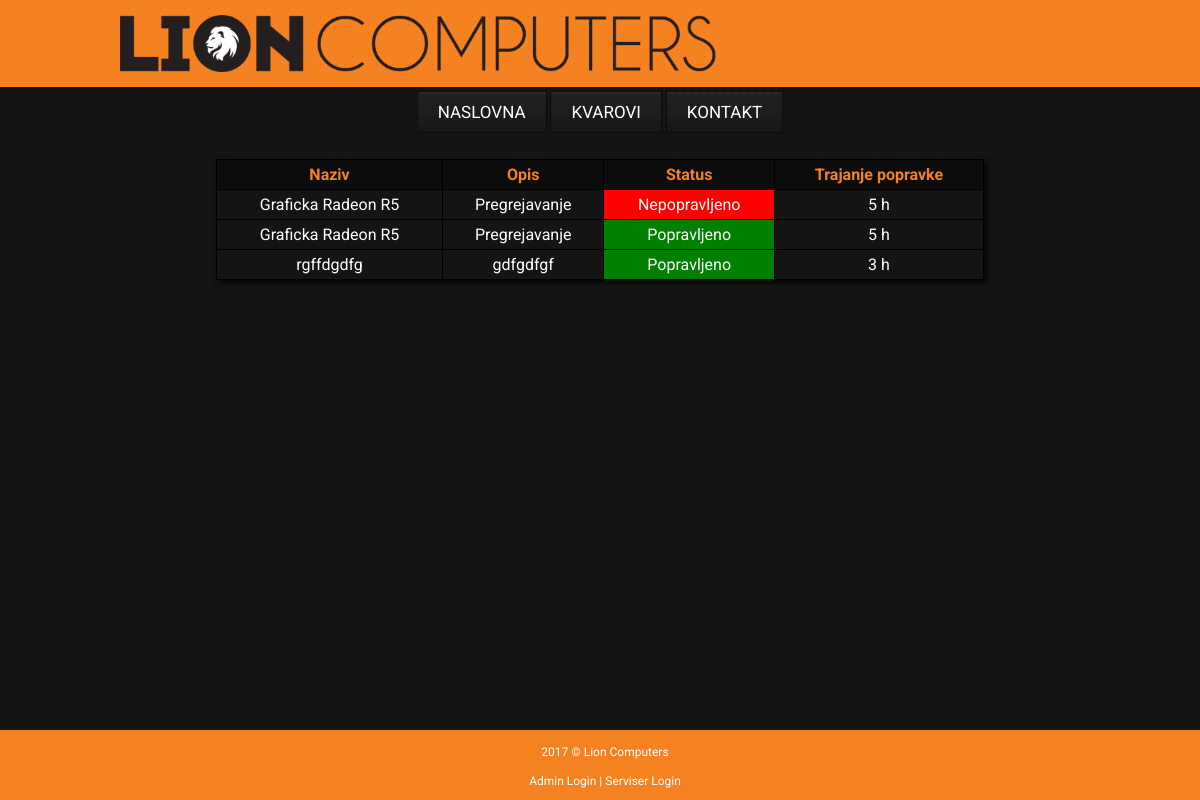
Page /pret-rez.php on the committed database.
### tables this page shows
CREATE TABLE `kvarovi` (
  `id` int(11) NOT NULL AUTO_INCREMENT,
  `naziv` varchar(45) DEFAULT NULL,
  `opis` varchar(45) DEFAULT NULL,
  `vreme` int(11) DEFAULT NULL,
  `status` varchar(45) DEFAULT NULL,
  `cenapop` int(11) DEFAULT NULL,
  PRIMARY KEY (`id`),
  UNIQUE KEY `id_UNIQUE` (`id`)
);

### pret-rez.php (the view, shortened to what this page needs)
<!DOCTYPE html>
<html>
	<head>
		<link rel="stylesheet" type="text/css" href="stilovi.css"/>
	</head>
	<body>
		<div class="container">
			<div class="header">
				<div class="logo-area">
					<a href="index.php"><img src="slike/logo.png" alt="Lion Computers"></a>
				</div>
			</div>
			<div class="content">
				<?php
					if(isset($_SESSION['adminUser'])){
						require_once('menu-admin.php');
					}else if(isset($_SESSION['serviserUser'])){
						require_once('menu-serviser.php');
					}else {
						require_once('menu.php');
					}
					include("konekcija.php");
					$searchNaziv = $_POST['pretrazi'];
					$searchNaziv = addslashes($searchNaziv);
					$sql="SELECT * FROM kvarovi WHERE naziv LIKE '%".$searchNaziv."%'";
					$result=mysqli_query($conn, $sql);
					echo "<table><tr class='tdhead'><td>Naziv</td><td>Opis</td><td>Status</td><td>Trajanje popravke</td></tr>";
					while($red=mysqli_fetch_array($result)) {
						$naziv = $red['naziv'];
						$opis = $red['opis'];
						$status = $red['status'];
						$vreme = $red['vreme'];
						echo "<tr>";
						echo "<td>$naziv</td>";
						echo "<td>$opis</td>";
						if($status == "Nepopravljeno"){
							echo "<td class='nep'>$status</td>";
						}else{
							echo "<td class='pop'>$status</td>";
						}
						echo "<td>$vreme h</td>";
					}
					echo "</tr>";
					echo "</table>";
				?>
			</div>
			<div class="footer">
				<p class="cr">2017 &copy; Lion Computers</p>
				<p class="links">
					<a href="admin-login.php">Admin Login</a>
					 |
					<a href="serviser-login.php">Serviser Login</a>
				</p>
			</div>
		</div>
	</body>
</html>

### stilovi.css (style rules this page uses)
html { height: 100%; box-sizing: border-box; }
body { background: url("slike/pattern-black.png") top right repeat; margin: 0; padding: 0; min-height: 100%; position: relative; }
.header { background: url("slike/pattern-orange.png") top right repeat; width: 100%; height: 87px; margin: 0 0 15px 0; }
.logo-area { width: 960px; height: 87px; margin: 0 auto; }
.logo-area img { margin: 15px 0; height: 57px; }
.container { height: 100%; min-height: 100%; }
.content { width: 960px; font-family: 'Roboto', sans-serif; height: 100%; padding-bottom: 60px; margin: 0 auto; }
.content table { border-collapse: collapse; border: 1px solid black; color: #fff; background: #141414; text-align: center; margin: 0 auto; width: 80%; -webkit-box-shadow: 3px 3px 5px 0px rgba(0,0,0,0.75); -moz-box-shadow: 3px 3px 5px 0px rgba(0,0,0,0.75); box-shadow: 3px 3px 5px 0px rgba(0,0,0,0.75); }
.content table td { padding: 5px; border: 1px solid black; background: #141414; }
.content table .tdhead td { font-weight: bold; color: #f58220; background: #0c0c0c; }
.content table .nep { background: red; }
.content table .pop { background: green; }
.footer { position: absolute; width: 100%; height: 60px; right: 0; bottom: 0; left: 0; background: url("slike/pattern-orange.png") top right repeat; font-family: 'Roboto', sans-serif; text-align: center; padding: 5px; }
.footer p { color: #fff; font-size: 12px; margin: 5px; padding: 5px; }
.footer a { color: #fff; text-decoration: none; }

### rows in the picture
kvarovi: naziv "Graficka Radeon R5", opis "Pregrejavanje", status "Nepopravljeno", vreme "5"
kvarovi: naziv "Graficka Radeon R5", opis "Pregrejavanje", status "Popravljeno", vreme "5"
kvarovi: naziv "rgffdgdfg", opis "gdfgdfgf", status "Popravljeno", vreme "3"
